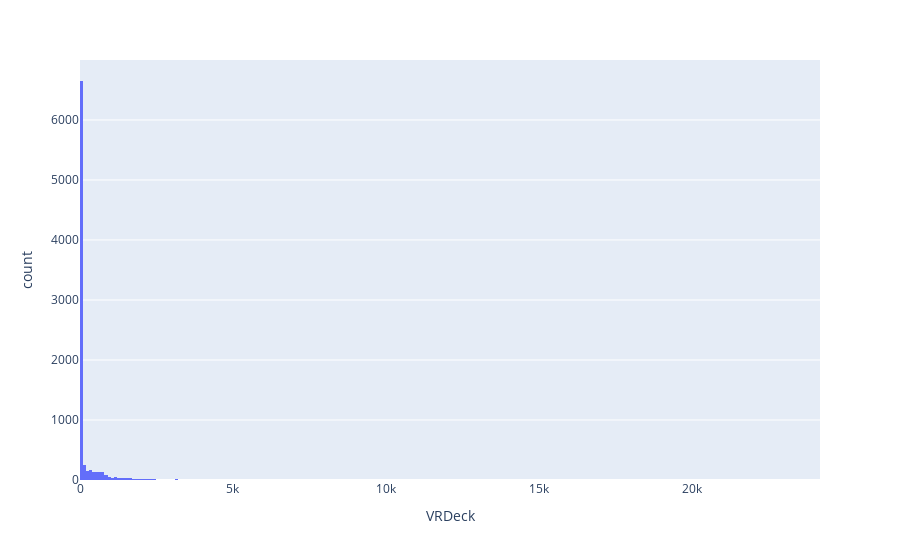

Here is the notebook cell this chart was saved with:
### Markdown cell above
Similar to the Foodcourt...most poeple are between a 100 bucks.

### Code cell
# 7. Distribution of VRDeck Bills
px.histogram(data_frame = train_df, x="VRDeck")

### Figure 1 — Plotly figure (JSON) as saved in the notebook; plotly's stock layout.template omitted (floating-point values rounded to 4 significant figures; data arrays with more than 128 entries replaced by an {"elided": "..."} marker saying what was removed)
{"data": [{"alignmentgroup": "True", "bingroup": "x", "hovertemplate": "VRDeck=%{x}<br>count=%{y}<extra></extra>", "legendgroup": "", "marker": {"color": "#636efa", "pattern": {"shape": ""}}, "name": "", "offsetgroup": "", "orientation": "v", "showlegend": false, "type": "histogram", "x": {"elided": "8693 int values"}, "xaxis": "x", "yaxis": "y"}], "layout": {"barmode": "relative", "legend": {"tracegroupgap": 0}, "margin": {"t": 60}, "xaxis": {"anchor": "y", "domain": [0, 1], "title": {"text": "VRDeck"}}, "yaxis": {"anchor": "x", "domain": [0, 1], "title": {"text": "count"}}}}
